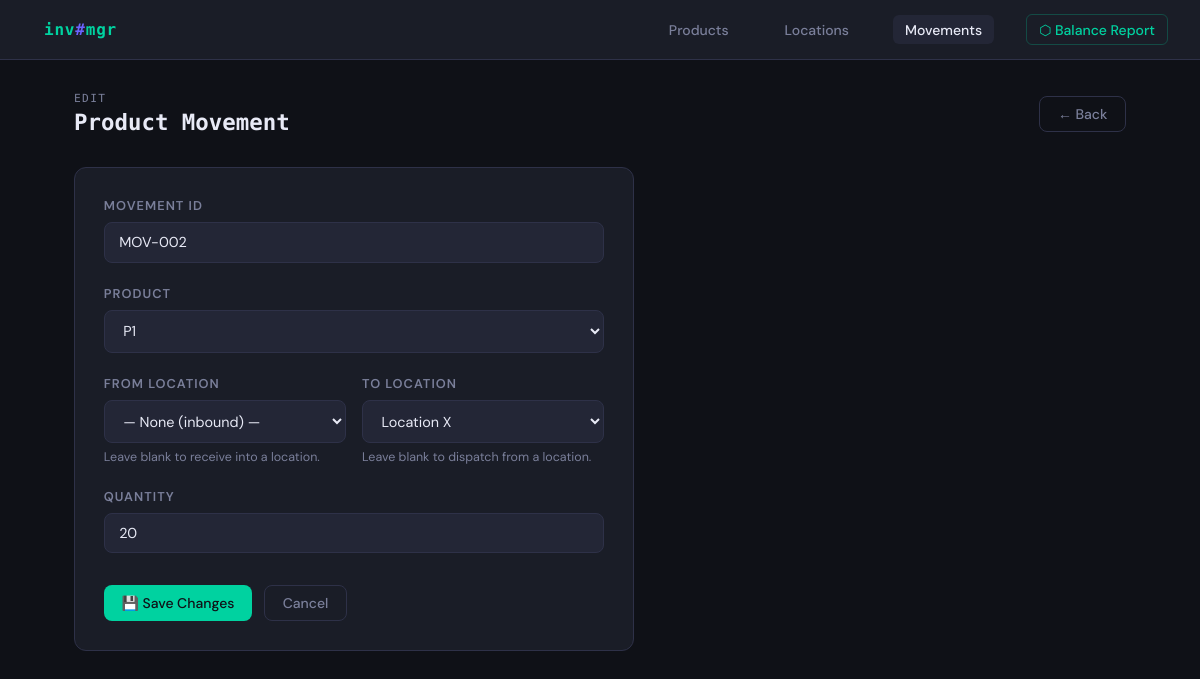
Screenshot of /movements/edit/MOV-002 with the database file from the repository.
### app.py (models this page shows, shortened)
class ProductMovement(db.Model):
    movement_id   = db.Column(db.String(50), primary_key=True)
    timestamp     = db.Column(db.DateTime, default=datetime.utcnow)
    from_location = db.Column(db.String(50), db.ForeignKey('location.location_id'), nullable=True)
    to_location   = db.Column(db.String(50), db.ForeignKey('location.location_id'), nullable=True)
    product_id    = db.Column(db.String(50), db.ForeignKey('product.product_id'), nullable=False)
    qty           = db.Column(db.Integer, nullable=False)

class Product(db.Model):
    product_id = db.Column(db.String(50), primary_key=True)
    movements = db.relationship('ProductMovement', backref='product', lazy=True)

class Location(db.Model):
    location_id = db.Column(db.String(50), primary_key=True)

### app.py (the view, shortened to what this page needs)
@app.route('/movements/edit/<movement_id>', methods=['GET', 'POST'])
def edit_movement(movement_id):
    movement = ProductMovement.query.get_or_404(movement_id)
    products = Product.query.all()
    locs     = Location.query.all()
    return render_template('movement_form.html', action='Edit', movement=movement,
                           products=products, locations=locs)

### templates/movement_form.html (shortened to what this page needs)
{% extends 'base.html' %}
{% block content %}
<div class="page-header">
  <h1><span class="label">{{ action }}</span>Product Movement</h1>
  <a href="{{ url_for('movements') }}" class="btn btn-outline">← Back</a>
</div>
<div class="card form-card" style="padding:1.8rem">
  <form method="POST">
    <div class="form-group">
      <label for="movement_id">Movement ID</label>
      <input type="text" id="movement_id" name="movement_id"
             value="{{ movement.movement_id if movement else '' }}"
             placeholder="e.g. MOV-001"
             {% if action == 'Edit' %}readonly{% endif %}
             required />
    </div>
    <div class="form-group">
      <label for="product_id">Product</label>
      <select id="product_id" name="product_id" required>
        {% for p in products %}
        <option value="{{ p.product_id }}"
          {% if movement and movement.product_id == p.product_id %}selected{% endif %}>
          {{ p.product_id }}
        </option>
        {% endfor %}
      </select>
    </div>
    <div style="display:grid;grid-template-columns:1fr 1fr;gap:1rem">
      <div class="form-group">
        <label for="from_location">From Location</label>
        <select id="from_location" name="from_location">
          <option value="">— None (inbound) —</option>
        </select>
        <p class="form-hint">Leave blank to receive into a location.</p>
      </div>
      <div class="form-group">
        <label for="to_location">To Location</label>
        <select id="to_location" name="to_location">
          {% for l in locations %}
          <option value="{{ l.location_id }}"
            {% if movement and movement.to_location == l.location_id %}selected{% endif %}>
            {{ l.location_id }}
          </option>
          {% endfor %}
        </select>
        <p class="form-hint">Leave blank to dispatch from a location.</p>
      </div>
    </div>
    <div class="form-group">
      <label for="qty">Quantity</label>
      <input type="number" id="qty" name="qty" min="1"
             value="{{ movement.qty if movement else '' }}"
             placeholder="e.g. 25" required />
    </div>
    <div class="form-actions">
      <button type="submit" class="btn btn-success">{{ '💾 Save Changes' if action == 'Edit' else '+ Record Movement' }}</button>
      <a href="{{ url_for('movements') }}" class="btn btn-outline">Cancel</a>
    </div>
  </form>
</div>
{% endblock %}

### templates/base.html (style rules this page uses)
:root { --bg: #0f1117; --surface: #1a1d27; --surface2: #232636; --border: #2e3148; --accent: #6c63ff; --accent2: #00d2a0; --danger: #ff5c5c; --warning: #ffb547; --text: #e8eaf6; --muted: #7a7f9a; --mono: 'Space Mono', monospace; --sans: 'DM Sans', sans-serif; }
* { box-sizing: border-box; margin: 0; padding: 0; }
body { background: var(--bg); color: var(--text); font-family: var(--sans); min-height: 100vh; }
.page-header { display: flex; align-items: center; justify-content: space-between; margin-bottom: 2rem; }
.page-header h1 { font-family: var(--mono); font-size: 1.4rem; font-weight: 700; color: var(--text); }
.page-header h1 .label { display: block; font-size: 0.7rem; color: var(--muted); font-weight: 400; letter-spacing: 0.12em; text-transform: uppercase; margin-bottom: 4px; }
.btn { display: inline-flex; align-items: center; gap: 0.4rem; padding: 0.5rem 1.1rem; border-radius: 8px; border: none; font-family: var(--sans); font-size: 0.875rem; font-weight: 500; cursor: pointer; text-decoration: none; transition: all 0.15s; }
.btn-success { background: var(--accent2); color: #0f1117; }
.btn-outline { background: transparent; border: 1px solid var(--border); color: var(--muted); }
.card { background: var(--surface); border: 1px solid var(--border); border-radius: 12px; overflow: hidden; }
.form-card { max-width: 560px; }
.form-group { margin-bottom: 1.4rem; }
label { display: block; font-size: 0.8rem; font-weight: 600; color: var(--muted); text-transform: uppercase; letter-spacing: 0.08em; margin-bottom: 0.5rem; }
input[type="text"], input[type="number"], select { width: 100%; padding: 0.65rem 0.9rem; background: var(--surface2); border: 1px solid var(--border); border-radius: 8px; color: var(--text); font-family: var(--sans); font-size: 0.9rem; outline: none; transition: border-color 0.15s; }
select option { background: var(--surface2); }
.form-hint { font-size: 0.78rem; color: var(--muted); margin-top: 0.4rem; }
.form-actions { display: flex; gap: 0.75rem; margin-top: 2rem; }

### rows the page displays
ProductMovement: movement_id "MOV-002", product_id "P1", to_location "Location X", qty "20"

### other values shown
{{ action }} "EDIT"
{{ '💾 Save Changes' if action == 'Edit' else '+ Record Movement' }} "💾 Save Changes"
